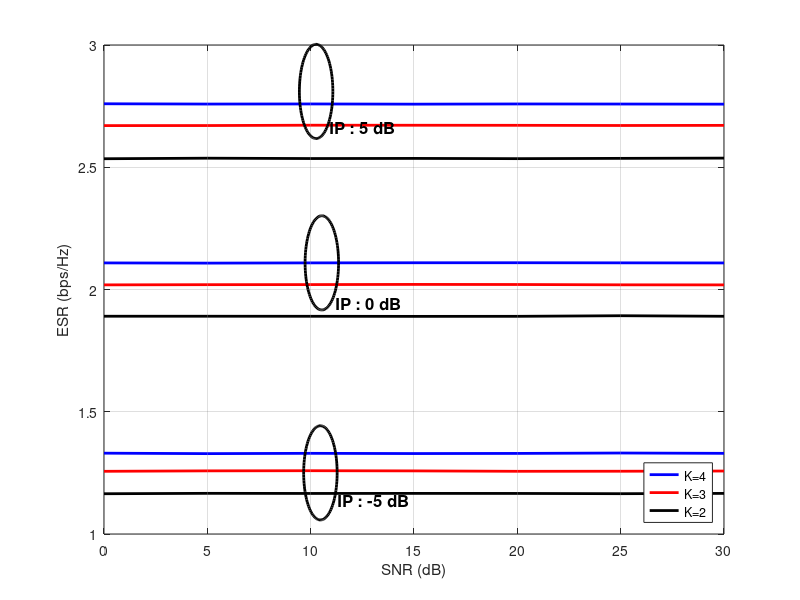

Here is the MATLAB script that generated this plot:
clc;
clear all;
range_MER_dB=0:5:30;
L=length(range_MER_dB);
load('ESR_vs_SNR_FIG_1_IP_3dot162_sayon');
plot(range_MER_dB,sec_cap(2*L+1:3*L),'-b','MarkerSize',7,'linewidth',2);
hold on;
plot(range_MER_dB,sec_cap(L+1:2*L),'-r','MarkerSize',7,'linewidth',2);
hold on;
plot(range_MER_dB,sec_cap(1:L),'-k','MarkerSize',7,'linewidth',2);
hold on;
load('ESR_vs_SNR_FIG_1_IP_0dot316_sayon');
plot(range_MER_dB,sec_cap(2*L+1:3*L),'-b','MarkerSize',7,'linewidth',2);
hold on;
plot(range_MER_dB,sec_cap(L+1:2*L),'-r','MarkerSize',7,'linewidth',2);
hold on;
plot(range_MER_dB,sec_cap(1:L),'-k','MarkerSize',7,'linewidth',2);
hold on;
load('ESR_vs_SNR_FIG_1_IP_1_sayon');
plot(range_MER_dB,sec_cap(2*L+1:3*L),'-b','MarkerSize',7,'linewidth',2);
hold on;
plot(range_MER_dB,sec_cap(L+1:2*L),'-r','MarkerSize',7,'linewidth',2);
hold on;
plot(range_MER_dB,sec_cap(1:L),'-k','MarkerSize',7,'linewidth',2);
hold on;
grid on;
clear all;
xlabel('SNR (dB)');
ylabel('ESR (bps/Hz)');
legend('K=4','K=3','K=2','location','SouthEast');
annotation('ellipse',...
    [0.374214285714286 0.769047619047619 0.0418571428571429 0.157142857142857],...
    'LineWidth',2);
annotation('textbox',...
    [0.411714285714285 0.75952380952381 0.141857142857144 0.0547619047619057],...
    'String',{'IP : 5 dB'},...
    'LineStyle','none',...
    'FontWeight','bold',...
    'FontSize',12,...
    'FitBoxToText','off');
annotation('ellipse',...
    [0.381357142857143 0.483333333333334 0.0418571428571429 0.157142857142857],...
    'LineWidth',2);
annotation('textbox',...
    [0.418857142857142 0.466666666666668 0.141857142857144 0.0547619047619057],...
    'String','IP : 0 dB',...
    'LineStyle','none',...
    'FontWeight','bold',...
    'FontSize',12,...
    'FitBoxToText','off');
annotation('ellipse',...
    [0.379571428571428 0.133333333333335 0.0418571428571429 0.157142857142857],...
    'LineWidth',2);
annotation('textbox',...
    [0.422428571428571 0.138095238095239 0.157928571428572 0.0547619047619058],...
    'String','IP : -5 dB',...
    'LineStyle','none',...
    'FontWeight','bold',...
    'FontSize',12,...
    'FitBoxToText','off');
savefig('Plot_ESR_vs_SNR_FIG_1.fig');
% print -depsc FIG_esr_cog_K_2_3_4_I_p_0_5dB